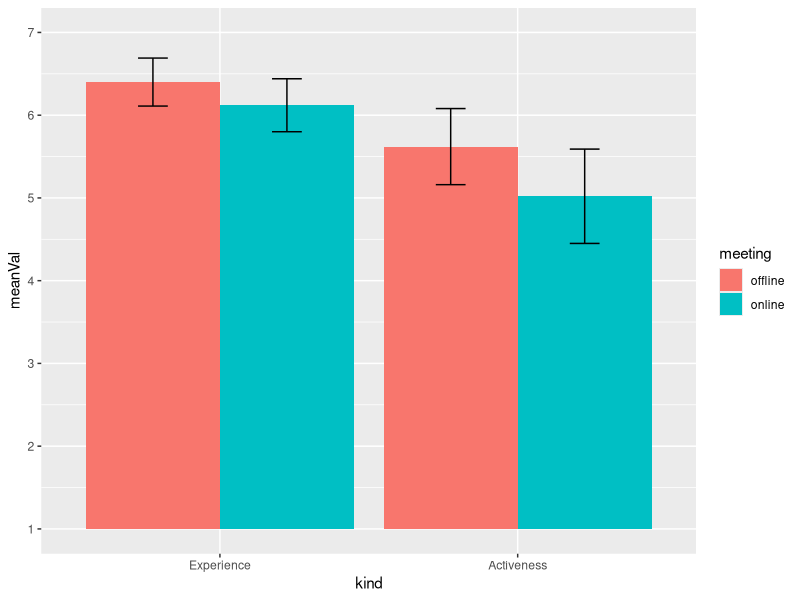
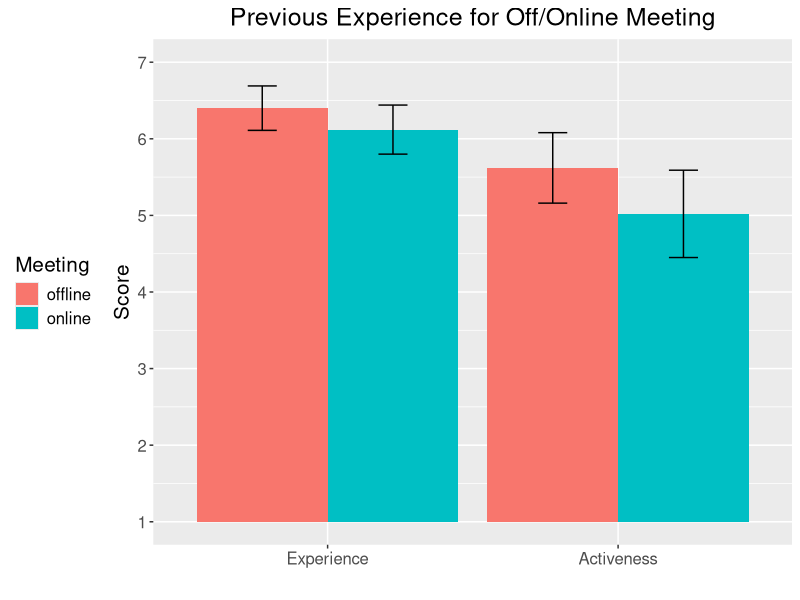
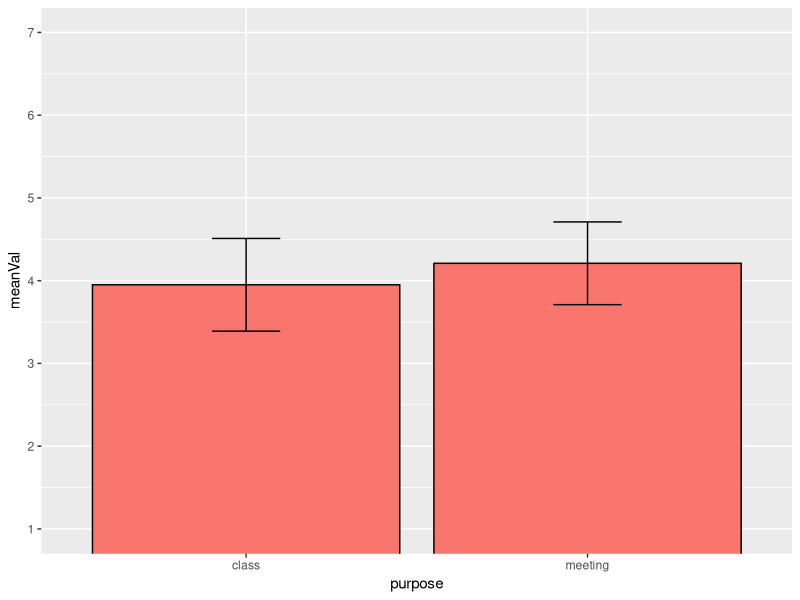
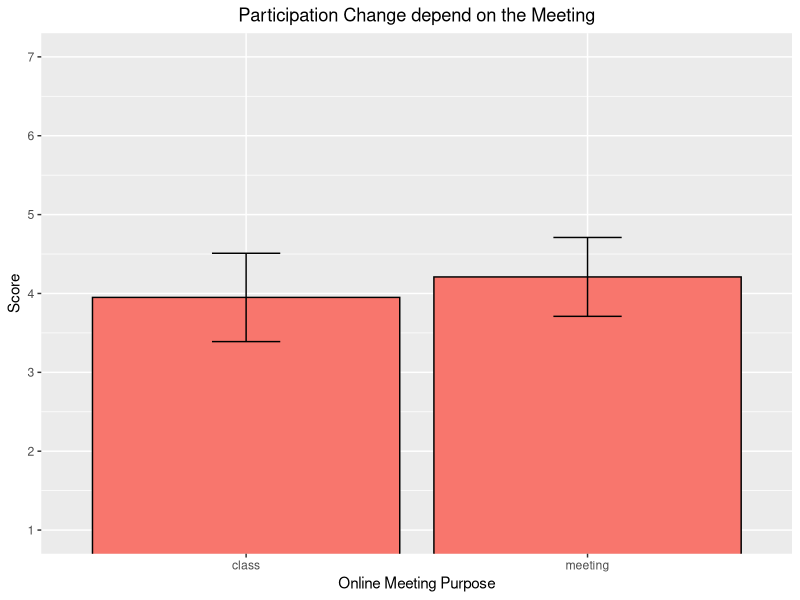
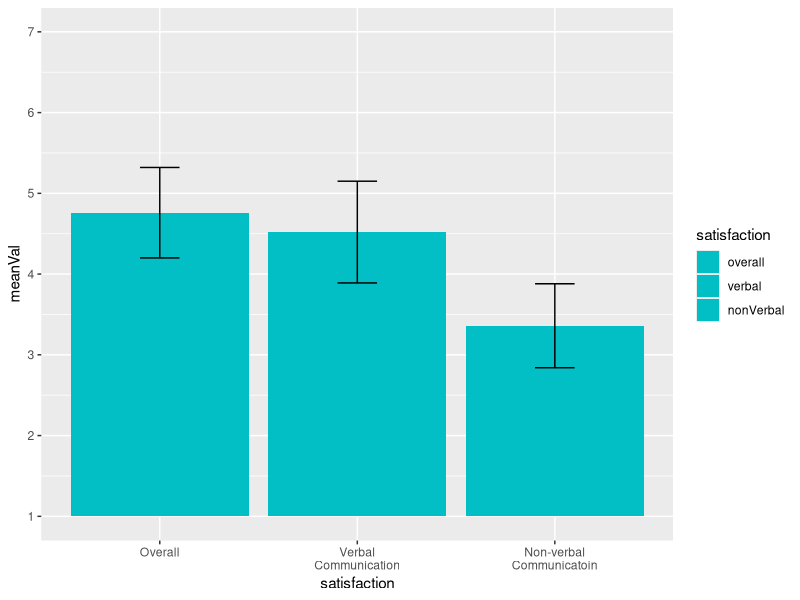
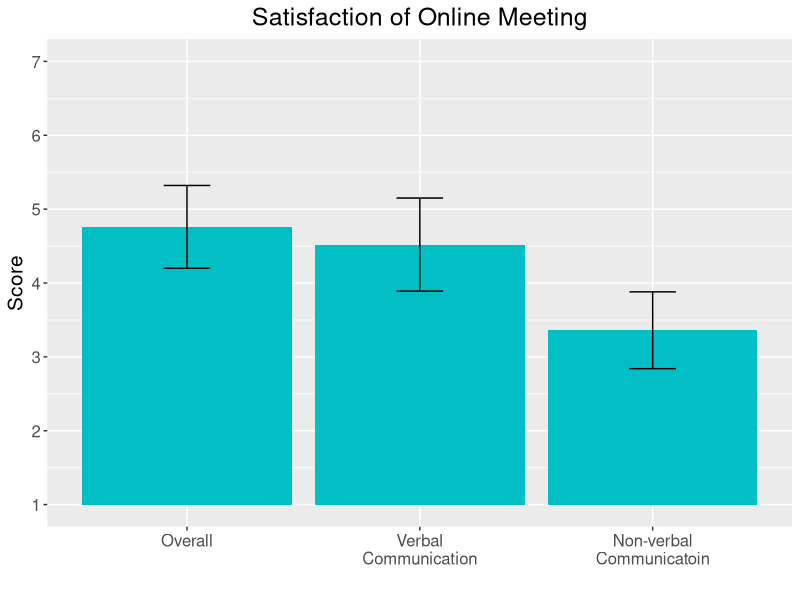

Generate these figures, in order, with R: (Note: this script raises an error after producing the figures.)
#install.package("")
install.packages("ggplot2")
install.packages("pylr")
install.packages("dplyr")
library(ggplot2)
library(plyr)
library(dplyr)

# --------------- #
# RED: "#F8766D"  #
# BLUE: "#01BFC4" #
# --------------- #


### Set File Path for Window Environment
setwd('C:/Users/LeeSooHwan/Desktop/github/DataVisualization-ZoomProj')
### Set File Path for Mac Environment
setwd("/Users/Soohwan/Desktop/DataVisualization-ZoomProj")



### Read Raw Data
data <- read.csv(file = "./data/backgroundResearch/rawData/rawData.csv", header=T, fileEncoding="UTF-8-BOM")



### Age of Participants
meanAge = mean(data$age)
variationAge = var(data$age)
stdAge = sd(data$age)



### Normality Test
# Previous Experience
shapiro.test(data$offlineExperience)
shapiro.test(data$offlineAggressivity)
shapiro.test(data$onlineExperience)
shapiro.test(data$onlineAggressivity)

# Online Experience - Participation Change
shapiro.test(data$onlineMeetingParticipationChange)
shapiro.test(data$onlineClassParticipationChange)

# Online Experience - Overall Satisfaction
shapiro.test(data$onlineSatisfaction)
shapiro.test(data$onlineVerbalSatisfaction)
shapiro.test(data$onlineNonverbalSatisfaction)



### Data Preprocessing Function (summary data)
data_summary <- function(data, varname, groupnames){
  require(plyr)
  summary_func <- function(x, col){
    c(mean = mean(x[[col]], na.rm=TRUE), sd = sd(x[[col]], na.rm=TRUE))
  }
  data_sum<-ddply(data, groupnames, .fun=summary_func,varname)
  data_sum <- rename(data_sum, c("mean" = varname))
  return(data_sum)
}



### Start Y axis from n
require(scales)
my_trans <- function(from=0) 
{
  trans <- function(x) x-from
  inv <- function(x) x+from
  trans_new("myscale", trans, inv, 
            domain = c(from, Inf))
}


### Previous Experience for On/Offline Meeting ###
# Data Preprocessing
previousExperience <- read.csv(file = "./data/questionnaire/revisedData/previousExperienceFinal.csv", header=T, fileEncoding="UTF-8-BOM")
head(previousExperience)
m <- c("offline", "online")
k <- c("experience", "activeness")
pe_summary <- data.frame(matrix(ncol = 6))
colnames(pe_summary) <- c("meeting", "kind", "meanVal", "sdVal", "seVal", "ciVal")
for (i in 1:length(m)) {
  for (j in 1:length(k)) {
    meanVal <- (mean(subset(previousExperience, previousExperience$meeting == m[i] & previousExperience$kind == k[j])$value))
    sdVal <- (sd(subset(previousExperience, previousExperience$meeting == m[i] & previousExperience$kind == k[j])$value))
    seVal <- sdVal/sqrt(38)
    ciVal <- 1.96*seVal
    #ciVal <- 2.576*seVal
    pe_summary <- rbind(pe_summary, c(m[i], k[j], round(meanVal,2), round(sdVal,2), round(seVal,2), round(ciVal,2)))
  } 
} 
pe_summary <- pe_summary[-1 , ]
row.names(pe_summary) = NULL

# Change the Mean & Std to Numeric Value
pe_summary$meanVal = as.numeric(pe_summary$meanVal)
pe_summary$sdVal = as.numeric(pe_summary$sdVal)
pe_summary$seVal = as.numeric(pe_summary$seVal)
pe_summary$ciVal = as.numeric(pe_summary$ciVal)

# Default bar plot with 95% confidence level error bar
pe_summary$kind <- factor(pe_summary$kind, level = c("experience", "activeness"))
previousExperienceLabeling <- c("Experience", "Activeness")
p <- ggplot(pe_summary, aes(x=kind, y=meanVal, fill=meeting)) + 
  coord_cartesian(ylim = c(1, 7)) +
  scale_y_continuous(trans = my_trans( from=1), breaks = c(1,2,3,4,5,6,7)) + 
  scale_x_discrete(labels=previousExperienceLabeling) +
  geom_bar(stat="identity", position=position_dodge()) +
  geom_errorbar(aes(ymin=meanVal-ciVal, ymax=meanVal+ciVal), width=.2,position=position_dodge(.9))
print(p)
# Finished bar plot
p+labs(title="Previous Experience for Off/Online Meeting", x="", y = "Score", fill = "Meeting") + theme(plot.title = element_text(hjust = 0.5), text=element_text(size=15),legend.position = "left")

# paried t-test for experience
t.test(subset(previousExperience, meeting == "offline" & kind == "experience")$value 
       - subset(previousExperience, meeting =="online" & kind == "experience")$value)
# paired t-test for participation
t.test(subset(previousExperience, meeting == "offline" & kind == "activeness")$value 
       - subset(previousExperience, meeting =="online" & kind == "activeness")$value)



### Online Experience - Participation Change ###
# Elicit dataframe form main data
onlineParticipationChange <- read.csv(file = "./data/questionnaire/revisedData/onlineParticipationChange.csv", header=T, fileEncoding="UTF-8-BOM")
head(onlineParticipationChange)
purpose <- c("meeting", "class")
opc_summary <- data.frame(matrix(ncol = 5))
colnames(opc_summary) <- c("purpose", "meanVal", "sdVal", "seVal", "ciVal")
for (i in 1:length(purpose)) {
  meanVal <- (mean(subset(onlineParticipationChange, onlineParticipationChange$participation == purpose[i])$value))
  sdVal <- (sd(subset(onlineParticipationChange, onlineParticipationChange$participation == purpose[i])$value))
  seVal <- sdVal/sqrt(38)
  ciVal <- 1.96*seVal
  opc_summary <- rbind(opc_summary, c(purpose[i], round(meanVal,2), round(sdVal,2), round(seVal,2), round(ciVal,2)))
} 
opc_summary <- opc_summary[-1 , ]
row.names(opc_summary) = NULL

# Change the Mean & Std to Numeric Value
opc_summary$meanVal = as.numeric(opc_summary$meanVal)
opc_summary$sdVal = as.numeric(opc_summary$sdVal)
opc_summary$seVal = as.numeric(opc_summary$seVal)
opc_summary$ciVal = as.numeric(opc_summary$ciVal)

# Default bar plot with 95% confidence level error bar
opc_summary$purpose <- factor(opc_summary$purpose, level = c("class", "meeting"))
p <- ggplot(opc_summary, aes(x=purpose, y=meanVal)) + 
  geom_bar(stat="identity", color="BLACK", fill = "#F8766D", position=position_dodge()) +
  geom_errorbar(aes(ymin=meanVal-ciVal, ymax=meanVal+ciVal), width=.2,position=position_dodge(.9)) +
  scale_y_continuous(breaks = c(1,2,3,4,5,6,7)) +
  coord_cartesian(ylim = c(1, 7))
print(p)
# Finished bar plot
p+labs(title="Participation Change depend on the Meeting", x="Online Meeting Purpose", y = "Score") + theme(plot.title = element_text(hjust = 0.5))




### Online Experience - Overall Satisfaction ###
# Elicit dataframe form main data
onlineSatisfaction <- read.csv(file = "./data/questionnaire/revisedData/onlineSatisfactionFinal.csv", header=T, fileEncoding="UTF-8-BOM")
head(onlineSatisfaction)
s <- c("overall", "verbal", "nonVerbal")
os_summary <- data.frame(matrix(ncol = 5))
colnames(os_summary) <- c("satisfaction", "meanVal", "sdVal", "seVal", "ciVal")
for (i in 1:length(s)) {
  meanVal <- (mean(subset(onlineSatisfaction, onlineSatisfaction$satisfaction == s[i])$value))
  sdVal <- (sd(subset(onlineSatisfaction, onlineSatisfaction$satisfaction == s[i])$value))
  seVal <- sdVal/sqrt(38)
  ciVal <- 1.96*seVal
  #ciVal <- 2.576*seVal
  os_summary <- rbind(os_summary, c(s[i], round(meanVal,2), round(sdVal,2), round(seVal,2), round(ciVal,2)))
} 
os_summary <- os_summary[-1 , ]
row.names(os_summary) = NULL

# Change the Mean & Std to Numeric Value
os_summary$meanVal = as.numeric(os_summary$meanVal)
os_summary$sdVal = as.numeric(os_summary$sdVal)
os_summary$seVal = as.numeric(os_summary$seVal)
os_summary$ciVal = as.numeric(os_summary$ciVal)

# Default bar plot with 95% confidence level error bar
os_summary$satisfaction <- factor(os_summary$satisfaction, level = c("overall", "verbal", "nonVerbal"))
satisfactionLabel <- c("Overall", "Verbal\nCommunication", "Non-verbal\nCommunicatoin")
p <- ggplot(os_summary, aes(x=satisfaction, y=meanVal, fill = satisfaction)) + 
  geom_bar(stat="identity", position=position_dodge()) +
  geom_errorbar(aes(ymin=meanVal-ciVal, ymax=meanVal+ciVal), width=.2,position=position_dodge(.9)) +
  scale_y_continuous(trans = my_trans( from=1),breaks = c(1,2,3,4,5,6,7)) + 
  scale_x_discrete(labels = satisfactionLabel) +
  coord_cartesian(ylim = c(1, 7)) +
  scale_fill_manual(values = c("overall" = "#01BFC4","verbal" = "#01BFC4", 'nonVerbal' = '#01BFC4'))
print(p)
# Finished bar plot
p+labs(title="Satisfaction of Online Meeting", x="", y = "Score") + theme(legend.position="none", plot.title = element_text(hjust = 0.5), text=element_text(size=15))

# paired t-test
t.test(subset(onlineSatisfaction, satisfaction == "verbal")$value 
       - subset(onlineSatisfaction, satisfaction =="nonVerbal")$value)



### multiple-answer questions
# Online Meeting Tool Experience
onlinemeetingTool <- read.csv(file = "./data/questionnaire/rawData/onlineMeetingToolExperience.csv", header=T, fileEncoding="UTF-8-BOM")
onlinemeetingTool$Tool <- factor(onlinemeetingTool$Tool, level = c("ZOOM", "Skype", "Webex", "Blackboard Collaborate", "ETC"))
toolLabel <- c("ZOOM", "Skype", "Webex", "Blackboard\nCollaborate", "ETC")
p<- ggplot(data = onlinemeetingTool, aes(x=Tool, y=Number, label=Number))+
  geom_bar(stat="identity", fill = "#01BFC4") +
  scale_x_discrete(labels = toolLabel) +
  geom_text(size = 5, position = "identity") +
  labs(title="Online Meeting Tool", x="", y = "Count") +
  theme(legend.position="none", plot.title = element_text(hjust = 0.5), text=element_text(size=15))
print(p)

# Online Meeting Purpose
onlinemeetingPurpose <- read.csv(file = "./data/questionnaire/rawData/onlineMeetingPurpose.csv", header=T, fileEncoding="UTF-8-BOM")
onlinemeetingPurpose$Purpose <- factor(onlinemeetingPurpose$Purpose, level = c("Debate", "Ideation Collaboration", "Information Sharing", "Online Class", "Friendship", "ETC"))
purposeLabel <- c("Debate", "Ideaiton\nCollaboration", "Information\nSharing", "Online\nClass", "Friendship", "ETC")
p<- ggplot(data = onlinemeetingPurpose, aes(x=Purpose, y=Number, label=Number, fill="#01BFC4"))+
  geom_bar(stat="identity", fill = "#01BFC4") +
  scale_x_discrete(labels = purposeLabel) +
  geom_text(size = 5, position = "identity") +
  labs(title="Online Meeting Purpose", x="", y = "Count") +
  theme(legend.position="none", plot.title = element_text(hjust = 0.5), text=element_text(size=15))
print(p)

